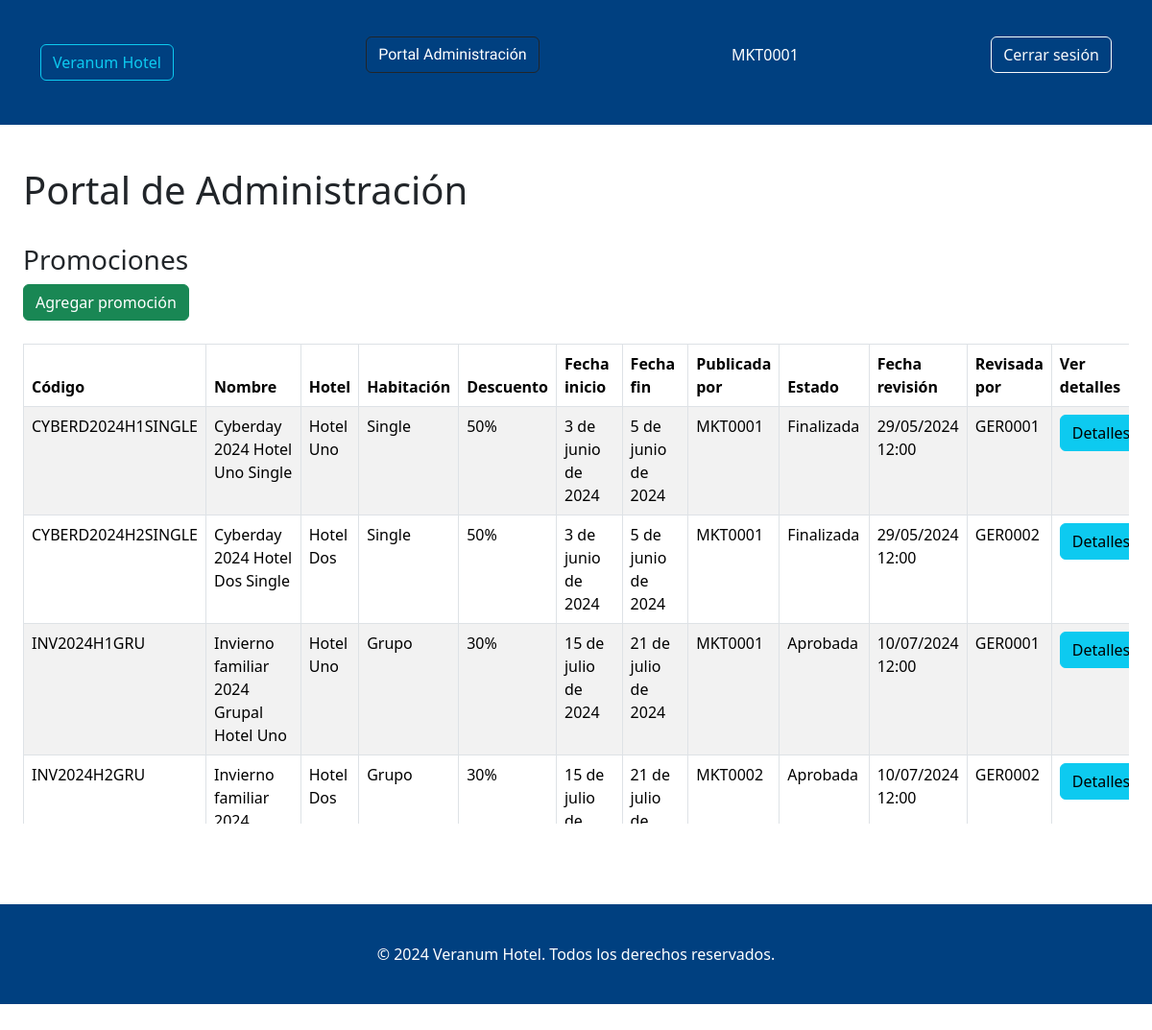
/portal_admin/ (signed in), run on the app's committed database.
### paginaweb/models.py (models this page shows, shortened)
class Usuario(AbstractUser):
    rut             = models.CharField(unique=True, max_length=10) #rut completo
    ROLES_USUARIO   = [('M', 'Marketing'), ('G', 'Gerencia')] #arreglo con los roles de usuario definidos
    rol             = models.CharField(max_length=1, choices=ROLES_USUARIO, blank=True, null=True) #no hay default

class Promocion(models.Model):
    codigo_promocion    = models.CharField(primary_key=True, max_length=20) #id definido por el jefe de MKT, abreviacion del nombre
    hotel               = models.ForeignKey(Hotel, on_delete=models.CASCADE) #FK de Hotel
    tipo_habitacion     = models.ForeignKey(TipoHabitacion, on_delete=models.CASCADE) #FK de Tipo Habitacion
    nombre_promocion    = models.CharField(max_length=100)
    desc_promocion      = models.TextField(blank=True, null=True) #lorem ipsum
    fecha_inicio        = models.DateField() #fecha definida por jefe de MKT
    fecha_fin           = models.DateField() #fecha definida por jefe de MKT
    porc_descuento      = models.IntegerField() #porcentaje que define el jefe de MKT, sin decimales
    imagen_promocion    = models.ImageField(upload_to='assets/', blank=True, null=True) #para guardar las imagenes, luego cambiara a imagefield
    publicada_por       = models.ForeignKey(Usuario, on_delete=models.CASCADE, related_name='promociones_publicadas', blank=True, null=True) #usuario de MKT que publica
    ESTADOS_PROMOCION   = [('P', 'Pendiente'), ('A', 'Aprobada'), ('R', 'Rechazada'), ('F', 'Finalizada')] #arreglo con estados de promocion
    estado_promocion    = models.CharField(max_length=1, choices=ESTADOS_PROMOCION, default='P') #estados de promocion definidos por el arreglo, por defecto Pendiente
    comentario          = models.TextField(blank=True, null=True) #comentario del gerente, en caso de querer dejar algo indicado
    fecha_revision      = models.DateTimeField(blank=True, null=True) #fecha de revision de la promocion por el usuario gerente
    revisada_por        = models.ForeignKey(Usuario, on_delete=models.CASCADE, related_name='promociones_revisadas', blank=True, null=True) #FK de Usuario, en blanco hasta que el gerente la apruebe o rechace

class Hotel (models.Model):
    id_hotel            = models.AutoField(primary_key=True) #autoincremental
    nombre_hotel        = models.CharField(max_length=50)
    direccion           = models.CharField(max_length=100) #nombre de la calle
    info_adicional_dir  = models.CharField(max_length=100, blank=True, null=True) #cualquier cosa adicional de la direccion
    comuna              = models.CharField(max_length=30) #solo son 2 hoteles, por tanto se ingresaran manualmente
    telefono            = models.CharField(max_length=10)
    correo_hotel        = models.EmailField(max_length=100)
    cant_habitaciones   = models.IntegerField() #cantidad de habitaciones, a definir
    desc_hotel          = models.TextField(blank=True, null=True) #usaremos lorem ipsum
    imagen_hotel        = models.CharField(max_length=100, blank=True, null=True) #para guardar la ruta de la imagen

class TipoHabitacion(models.Model):
    id_tipo_habitacion      = models.AutoField(primary_key=True) #autoincremental
    nombre_tipo_habitacion  = models.CharField(max_length=20) #single, doble, triple, suite, backpacking, grupo
    cant_camas              = models.IntegerField() #definido por el tipo de hab
    bano_privado            = models.BooleanField()
    precio_noche            = models.IntegerField()
    desc_tipo_habitacion    = models.TextField(blank=True, null=True)
    imagen_tipo_habitacion  = models.CharField(max_length=100, blank=True, null=True)

### paginaweb/views.py (the view)
    def wrapper(request, *args, **kwargs):
        if not request.user.is_authenticated:
            return redirect(reverse('login_admin'))
        return view_func(request, *args, **kwargs)

### paginaweb/views.py (called while the page is built)
def login_required(view_func):
    def wrapper(request, *args, **kwargs):
        if not request.user.is_authenticated:
            return redirect(reverse('login_admin'))
        return view_func(request, *args, **kwargs)
    return wrapper

@login_required
def portal_admin(request):
    promociones = Promocion.objects.all()
    if request.user.rol == 'G':
        promociones = promociones.filter(estado_promocion='P')
    return render(request, 'paginaweb/portal_admin.html', {'promociones': promociones})

### paginaweb/templates/paginaweb/portal_admin.html (shortened to what this page needs)
{% extends 'base.html' %}
{% block content %}
    {% load static %}
    <main>
        <section class="">
            <div class="mt-4 mb-4 mx-4">
                <h1>Portal de Administración</h1>
                <br>
                <div>
                    <h3>Promociones</h3>
                    {% if user.rol == 'M' %}
                        <a type="button" class="btn btn-success" href="{% url 'promocion_crear' %}">Agregar promoción</a>
                    {% endif %}
                </div>
            </div>
            <div class="table-responsive mt-4 mb-4 mx-4">
                <table class="table table-striped table-bordered">
                    <thead>
                        <tr>
                            <th scope="col">Código</th>
                            <th scope="col">Nombre</th>
                            <th scope="col">Hotel</th>
                            <th scope="col">Habitación</th>
                            <th scope="col">Descuento</th>
                            <th scope="col">Fecha inicio</th>
                            <th scope="col">Fecha fin</th>
                            <th scope="col">Publicada por</th>
                            <th scope="col">Estado</th>
                            <th scope="col">Fecha revisión</th>
                            <th scope="col">Revisada por</th>
                            <th scope="col">Ver detalles</th>
                        </tr>
                    </thead>
                    <tbody>
                        {% for i in promociones %}
                            <tr>
                                <td>{{ i.codigo_promocion }}</td>
                                <td>{{ i.nombre_promocion }}</td>
                                <td>{{ i.hotel.nombre_hotel }}</td>
                                <td>{{ i.tipo_habitacion.nombre_tipo_habitacion }}</td>
                                <td>{{ i.porc_descuento }}%</td>
                                <td>{{ i.fecha_inicio }}</td>
                                <td>{{ i.fecha_fin }}</td>
                                <td>{{ i.publicada_por.username }}</td>
                                {% if i.estado_promocion == 'P' %}
                                    <td>Pendiente</td>
                                {% elif i.estado_promocion == 'A' %}
                                    <td>Aprobada</td>
                                {% elif i.estado_promocion == 'R' %}
                                    <td>Rechazada</td>
                                {% else %}
                                    <td>Finalizada</td>
                                {% endif %}
                                {% if i.fecha_revision %}
                                    <td>{{ i.fecha_revision|date:"d/m/Y H:i"|default:"" }}</td>
                                {% else %}
                                    <td></td>
                                {% endif %}
                                {% if i.revisada_por %}
                                    <td>{{ i.revisada_por.username }}</td>
                                {% else %}
                                    <td></td>
                                {% endif %}
                                <td><a href="{% url 'preliminar_promocion' i.codigo_promocion %}" type="button" class="btn btn-info">Detalles</a></td>
                            </tr>
                        {% endfor %}
                    </tbody>
                </table>
            </div>
        </section>
    </main>
{% endblock %}
{% block footer %}
    {% load static %}
{% endblock %}

### paginaweb/templates/base.html (shortened to what this page needs)
{% load static %}
<!DOCTYPE html>
<html lang="en">
    <head>
        <link href="{% static 'css/estilos.css' %}" rel="stylesheet">
        <link href="https://cdn.jsdelivr.net/npm/bootstrap@5.3.3/dist/css/bootstrap.min.css" rel="stylesheet">
    </head>
    <body>
        <header>
            <nav class="navbar">
                <div class="container">
                    <div>
                        <a class="logo btn btn-outline-info" href="{% url 'index' %}">Veranum Hotel</a>
                    </div>
                    {% if not user.is_authenticated %}
                        <ul class="nav-links">
                            <li><a href="{% url 'login_admin' %}" class="btn btn-outline-dark">Administración</a></li>
                        </ul>
                    {% else %}
                        <ul class="nav-links">
                            <li><a href="{% url 'admin_portal' %}" class="btn btn-outline-dark">Portal Administración</a></li>
                        </ul>
                        <ul>{{ user.username }}</ul>
                        <form method="POST" action="{% url 'sesion_cierre' %}">
                            <ul class="nav-links">
                                <li><button type="submit" class="btn btn-outline-light">Cerrar sesión</button></li>
                            </ul>
                        </form>
                    {% endif %}
                </div>
            </nav>
        </header>
        {% block content %}
        {% endblock %}
        <footer>
            <div class="container">
                <p>&copy; 2024 Veranum Hotel. Todos los derechos reservados.</p>
            </div>
        </footer>
    </body>
</html>

### paginaweb/static/css/estilos.css (style rules this page uses)
* { margin: 0; padding: 0; box-sizing: border-box; }
body { font-family: 'Roboto', sans-serif; background-color: #f8f8f8; color: #333; line-height: 1.6; overflow-x: hidden; }
.container { width: 90%; max-width: 1200px; margin: 0 auto; padding: 20px; }
header { background-color: #004080; color: white; padding: 10px 0; }
.navbar { display: flex; justify-content: space-between; align-items: center; padding: 0 20px; }
.logo { font-size: 24px; font-weight: bold; font-family: 'Georgia', serif; }
.nav-links { list-style: none; display: flex; gap: 20px; }
.nav-links a { color: white; text-decoration: none; font-size: 16px; font-family: 'Georgia', serif; transition: color 0.3s; }
main { padding: 20px 0; }
footer { background-color: #004080; color: white; text-align: center; padding: 20px; margin-top: 40px; }
footer p { margin: 0; }
.table-responsive { max-height: 500px; max-width: 1300px; overflow-y: auto; overflow-x: auto; }

### data on the page
Usuario: username "MKT0001"
Promocion: codigo_promocion "CYBERD2024H1SINGLE", nombre_promocion "Cyberday 2024 Hotel Uno Single", hotel.nombre_hotel "Hotel Uno", tipo_habitacion.nombre_tipo_habitacion "Single", porc_descuento "50", fecha_inicio "3 de junio de 2024", fecha_fin "5 de junio de 2024", publicada_por.username "MKT0001", estado_promocion "Finalizada", fecha_revision "29/05/2024 12:00", revisada_por.username "GER0001"
Promocion: codigo_promocion "CYBERD2024H2SINGLE", nombre_promocion "Cyberday 2024 Hotel Dos Single", hotel.nombre_hotel "Hotel Dos", tipo_habitacion.nombre_tipo_habitacion "Single", porc_descuento "50", fecha_inicio "3 de junio de 2024", fecha_fin "5 de junio de 2024", publicada_por.username "MKT0001", estado_promocion "Finalizada", fecha_revision "29/05/2024 12:00", revisada_por.username "GER0002"
Promocion: codigo_promocion "INV2024H1GRU", nombre_promocion "Invierno familiar 2024 Grupal Hotel Uno", hotel.nombre_hotel "Hotel Uno", tipo_habitacion.nombre_tipo_habitacion "Grupo", porc_descuento "30", fecha_inicio "15 de julio de 2024", fecha_fin "21 de julio de 2024", publicada_por.username "MKT0001", estado_promocion "Aprobada", fecha_revision "10/07/2024 12:00", revisada_por.username "GER0001"
Promocion: codigo_promocion "INV2024H2GRU", nombre_promocion "Invierno familiar…", hotel.nombre_hotel "Hotel Dos", tipo_habitacion.nombre_tipo_habitacion "Grupo", porc_descuento "30", fecha_inicio "15 de julio…", fecha_fin "21 de julio…", publicada_por.username "MKT0002", estado_promocion "Aprobada", fecha_revision "10/07/2024 12:00", revisada_por.username "GER0002"
